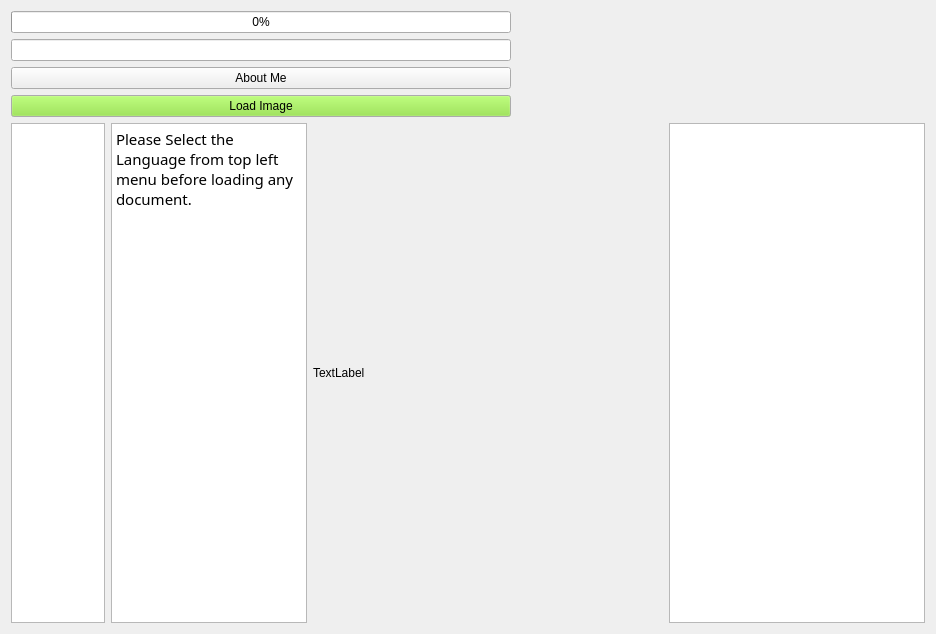
  <widget class="QWidget" name="centralWidget">
   <layout class="QVBoxLayout" name="verticalLayout">
    <item>
     <widget class="QProgressBar" name="progressBar">
      <property name="sizePolicy">
       <sizepolicy hsizetype="Minimum" vsizetype="Fixed">
        <horstretch>0</horstretch>
        <verstretch>0</verstretch>
       </sizepolicy>
      </property>
      <property name="maximumSize">
       <size>
        <width>500</width>
        <height>500</height>
       </size>
      </property>
      <property name="value">
       <number>0</number>
      </property>
      <property name="alignment">
       <set>Qt::AlignRight|Qt::AlignTrailing|Qt::AlignVCenter</set>
      </property>
     </widget>
    </item>
    <item>
     <widget class="QLineEdit" name="lineEdit">
      <property name="maximumSize">
       <size>
        <width>500</width>
        <height>16777215</height>
       </size>
      </property>
     </widget>
    </item>
    <item alignment="Qt::AlignLeft">
     <widget class="QPushButton" name="pushButton_2">
      <property name="minimumSize">
       <size>
        <width>500</width>
        <height>0</height>
       </size>
      </property>
      <property name="maximumSize">
       <size>
        <width>500</width>
        <height>16777215</height>
       </size>
      </property>
      <property name="text">
       <string>About Me</string>
      </property>
     </widget>
    </item>
    <item alignment="Qt::AlignLeft">
     <widget class="QPushButton" name="pushButton">
      <property name="minimumSize">
       <size>
        <width>500</width>
        <height>0</height>
       </size>
      </property>
      <property name="maximumSize">
       <size>
        <width>500</width>
        <height>16777215</height>
       </size>
      </property>
      <property name="palette">
       <palette>
        <active>
         <colorrole role="Button">
          <brush brushstyle="SolidPattern">
           <color alpha="255">
            <red>138</red>
            <green>226</green>
            <blue>52</blue>
           </color>
          </brush>
         </colorrole>
        </active>
        <inactive>
         <colorrole role="Button">
          <brush brushstyle="SolidPattern">
           <color alpha="255">
            <red>138</red>
            <green>226</green>
            <blue>52</blue>
           </color>
          </brush>
         </colorrole>
        </inactive>
        <disabled>
         <colorrole role="Button">
          <brush brushstyle="SolidPattern">
           <color alpha="255">
            <red>138</red>
            <green>226</green>
            <blue>52</blue>
           </color>
          </brush>
         </colorrole>
        </disabled>
       </palette>
      </property>
      <property name="text">
       <string>Load Image</string>
      </property>
     </widget>
    </item>
    <item>
     <layout class="QHBoxLayout" name="horizontalLayout">
      <item>
       <widget class="QTextEdit" name="textEdit">
        <property name="maximumSize">
         <size>
          <width>120</width>
          <height>16777215</height>
         </size>
        </property>
        <property name="font">
         <font>
          <family>FreeSans</family>
          <italic>true</italic>
         </font>
        </property>
        <property name="sizeAdjustPolicy">
         <enum>QAbstractScrollArea::AdjustToContents</enum>
        </property>
        <property name="readOnly">
         <bool>true</bool>
        </property>
       </widget>
      </item>
      <item>
       <widget class="QTextBrowser" name="textBrowser">
        <property name="font">
         <font>
          <family>Shobhika</family>
          <pointsize>16</pointsize>
          <italic>false</italic>
         </font>
        </property>
        <property name="mouseTracking">
         <bool>true</bool>
        </property>
        <property name="sizeAdjustPolicy">
         <enum>QAbstractScrollArea::AdjustToContents</enum>
        </property>
        <property name="undoRedoEnabled">
         <bool>true</bool>
        </property>
        <property name="readOnly">
         <bool>false</bool>
        </property>
        <property name="html">
         <string>&lt;!DOCTYPE HTML PUBLIC &quot;-//W3C//DTD HTML 4.0//EN&quot; &quot;http://www.w3.org/TR/REC-html40/strict.dtd&quot;&gt;
&lt;html&gt;&lt;head&gt;&lt;meta name=&quot;qrichtext&quot; content=&quot;1&quot; /&gt;&lt;style type=&quot;text/css&quot;&gt;
p, li { white-space: pre-wrap; }
&lt;/style&gt;&lt;/head&gt;&lt;body style=&quot; font-family:'Shobhika'; font-size:16pt; font-weight:400; font-style:normal;&quot;&gt;
&lt;p style=&quot; margin-top:0px; margin-bottom:0px; margin-left:0px; margin-right:0px; -qt-block-indent:0; text-indent:0px;&quot;&gt;&lt;span style=&quot; font-family:'Ubuntu'; font-size:11pt;&quot;&gt;Please Select the Language from top left menu before loading any document.&lt;/span&gt;&lt;/p&gt;&lt;/body&gt;&lt;/html&gt;</string>
        </property>
        <property name="acceptRichText">
         <bool>true</bool>
        </property>
        <property name="textInteractionFlags">
         <set>Qt::LinksAccessibleByKeyboard|Qt::LinksAccessibleByMouse|Qt::TextBrowserInteraction|Qt::TextEditable|Qt::TextEditorInteraction|Qt::TextSelectableByKeyboard|Qt::TextSelectableByMouse</set>
        </property>
       </widget>
      </item>
      <item>
       <widget class="QLabel" name="label">
        <property name="minimumSize">
         <size>
          <width>350</width>
          <height>500</height>
         </size>
        </property>
        <property name="text">
         <string>TextLabel</string>
        </property>
       </widget>
      </item>
      <item>
       <widget class="QGraphicsView" name="graphicsView">
        <property name="sizeAdjustPolicy">
         <enum>QAbstractScrollArea::AdjustIgnored</enum>
        </property>
        <property name="alignment">
         <set>Qt::AlignCenter</set>
        </property>
        <property name="renderHints">
         <set>QPainter::NonCosmeticDefaultPen</set>
        </property>
        <property name="dragMode">
         <enum>QGraphicsView::ScrollHandDrag</enum>
        </property>
        <property name="transformationAnchor">
         <enum>QGraphicsView::AnchorViewCenter</enum>
        </property>
        <property name="resizeAnchor">
         <enum>QGraphicsView::AnchorViewCenter</enum>
        </property>
       </widget>
      </item>
     </layout>
    </item>
   </layout>
   <zorder>lineEdit</zorder>
   <zorder>progressBar</zorder>
   <zorder>pushButton_2</zorder>
   <zorder>pushButton</zorder>
  </widget>
